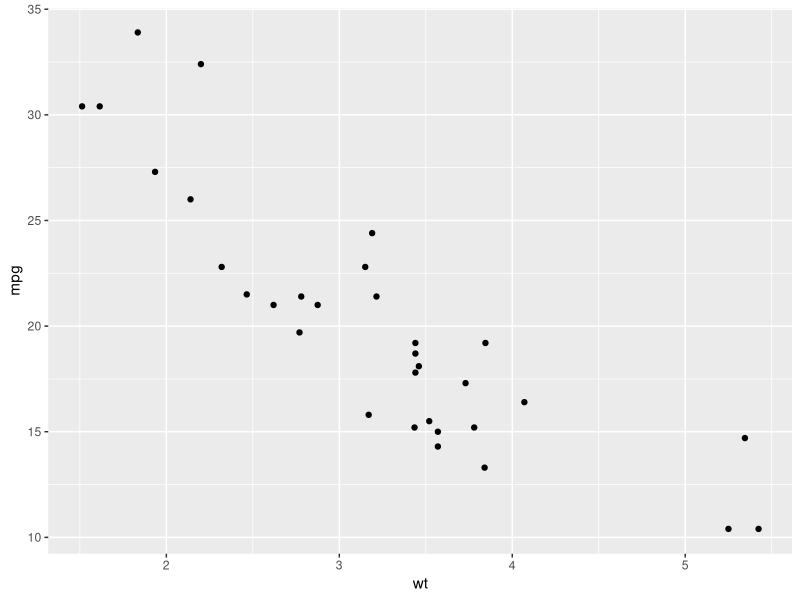
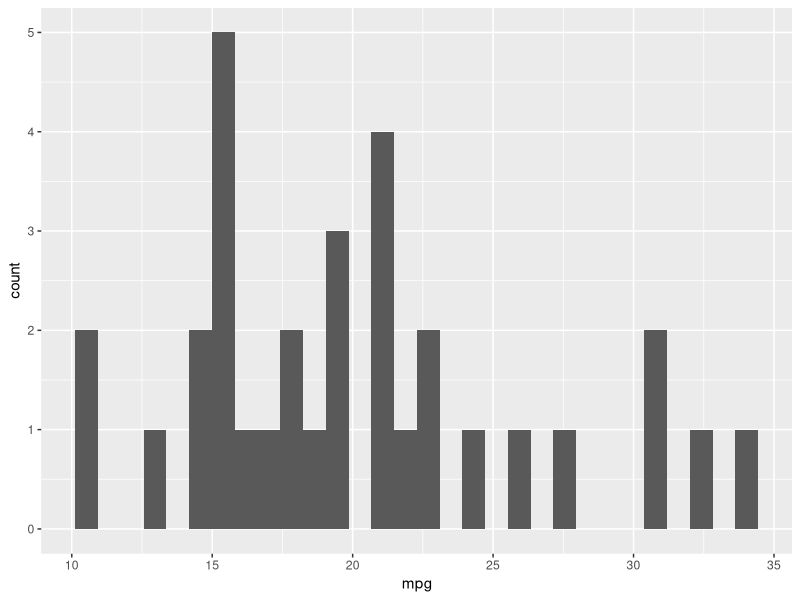
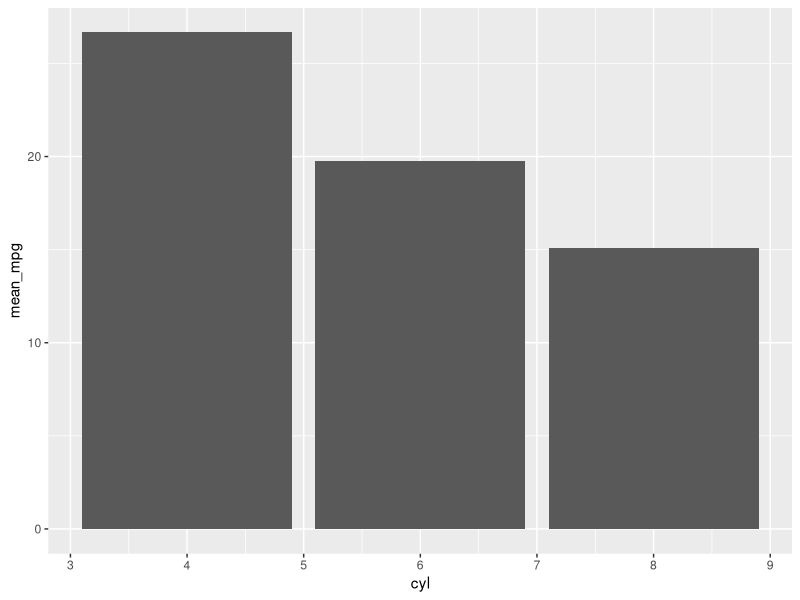

Source code (R) for these figures, in order:
# Load the required packages
library(dplyr)
library(ggplot2)

# Load the data into R (use mtcars dataset as an example)
data <- mtcars

# Examine the structure of the data
str(data)

# View the first few rows of the data
head(data)

# Calculate summary statistics for a numeric variable
summary(data$mpg)

# Create a scatterplot to visualize the relationship between two variables
ggplot(data, aes(x = wt, y = mpg)) +
  geom_point()

# Create a histogram to visualize the distribution of a variable
ggplot(data, aes(x = mpg)) +
  geom_histogram()

# Filter the data to include only rows that meet a certain condition
filtered_data <- filter(data, cyl == 6)

# Group the data by a categorical variable and calculate summary statistics for each group
grouped_data <- group_by(data, cyl) %>%
  summarize(mean_mpg = mean(mpg))

# Create a bar chart to visualize the summary statistics for each group
ggplot(grouped_data, aes(x = cyl, y = mean_mpg)) +
  geom_bar(stat = "identity")

